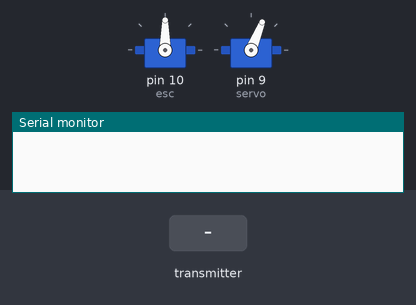
Recording of a sketch running on a simulated Arduino Uno, built with avr-gcc and run on an emulated ATmega328P. Shown: 2 × servo, the last lines printed to the serial monitor. The test bench sets the inputs (shaded band). No radio packets arrive unless stated.

Above: at 1.2 s.
1.3 s: the transmitter starts sending servoAngle = 0
At 2.3 s:
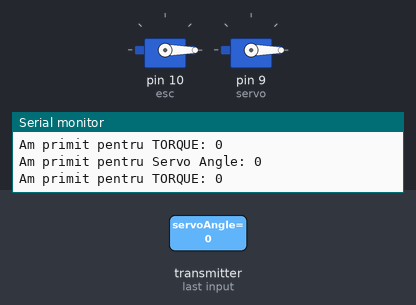
2.8 s: the transmitter starts sending torque = 64
At 3.4 s:
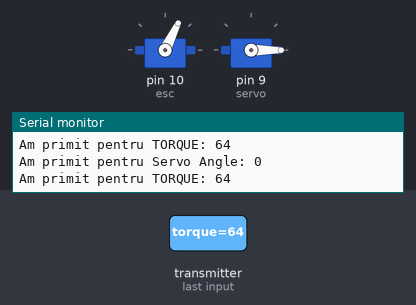
4.3 s: the transmitter starts sending servoAngle = 45
At 4.7 s:
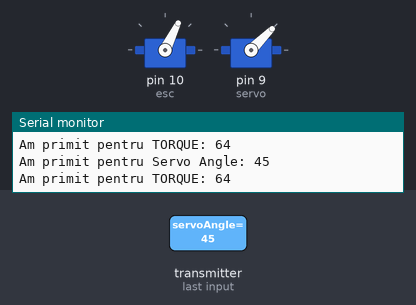
5.8 s: the transmitter starts sending torque = 128
At 6.9 s:
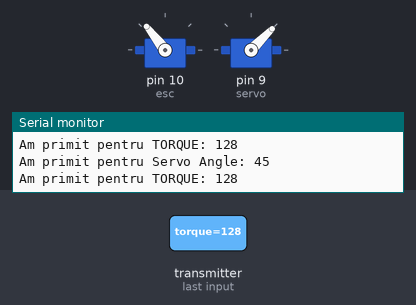
7.3 s: the transmitter starts sending servoAngle = 90
At 8.0 s:
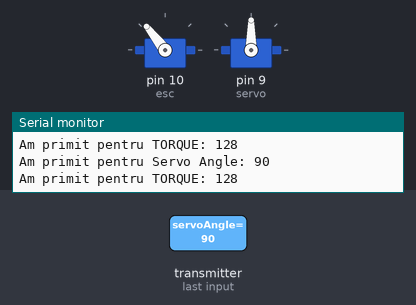
8.8 s: the transmitter starts sending torque = 255
At 9.3 s:
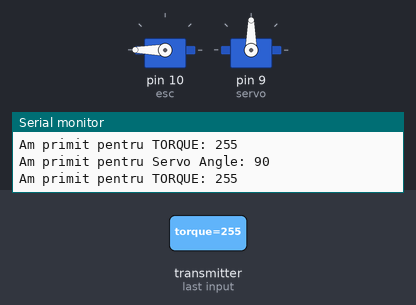
Timing chart, 0 to 11.3 s (numbered marks = the images above; inputs shaded):
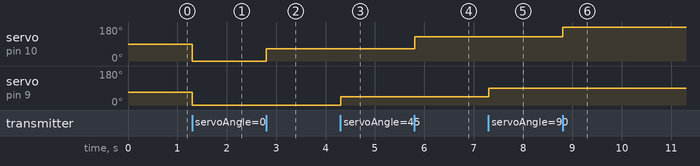

Measured:
- after the input at 1.3 s, servo on pin 10 (esc): 90° → 0° at once; servo on pin 9 (servo): 68° → 0° at once
- after the input at 2.8 s, servo on pin 10 (esc): 0° → 64° at once
- after the input at 4.3 s, servo on pin 9 (servo): 0° → 45° at once
- after the input at 5.8 s, servo on pin 10 (esc): 64° → 128° at once
- after the input at 7.3 s, servo on pin 9 (servo): 45° → 90° at once
- after the input at 8.8 s, servo on pin 10 (esc): 128° → 180° at once

The sketch:

nrf_receiver.ino
```cpp
#include <SPI.h>
#include <nRF24L01.h>
#include <RF24.h>
#include <Servo.h>

// Objects and constants --------------
Servo servo;
Servo esc;
RF24 car(7,8); // CE, CSN
const byte ADDRESS[][6] = {"00001", "00002"};  // pipe name through which the two modelues will comunicate.
const byte SERVO_MID_ANGLE = 68;


struct Data_Package{
  byte servoAngle = 0;
  byte torque = 0;
};
Data_Package data;


// Variable ---------------------------
boolean servoData = false;


// SETUP ==================================================================
void setup() {
  Serial.begin(115200);
  esc.attach(10);
  servo.attach(9);
  servo.write(SERVO_MID_ANGLE);
  car.begin();
  car.openWritingPipe(ADDRESS[0]);     // 00001
  car.openReadingPipe(1, ADDRESS[1]);  // 00002
  car.setPALevel(RF24_PA_MIN);         // set the Power Amplifier level.
  car.setDataRate(RF24_250KBPS);
}


// LOOP ==================================================================
void loop() {
  // Listening
  delay(5);
  car.startListening();
  if (car.available())
  {
    // if receive data we will send it to the servo and we change the message to true (true = receive data)
    while (car.available()){
      car.read(&data, sizeof(Data_Package));
      servo.write(data.servoAngle);
      esc.write(data.torque);
      Serial.println("Am primit pentru Servo Angle: "+(String)data.servoAngle);
      Serial.println("Am primit pentru TORQUE: "+(String)data.torque);
    }
  }
}
```
